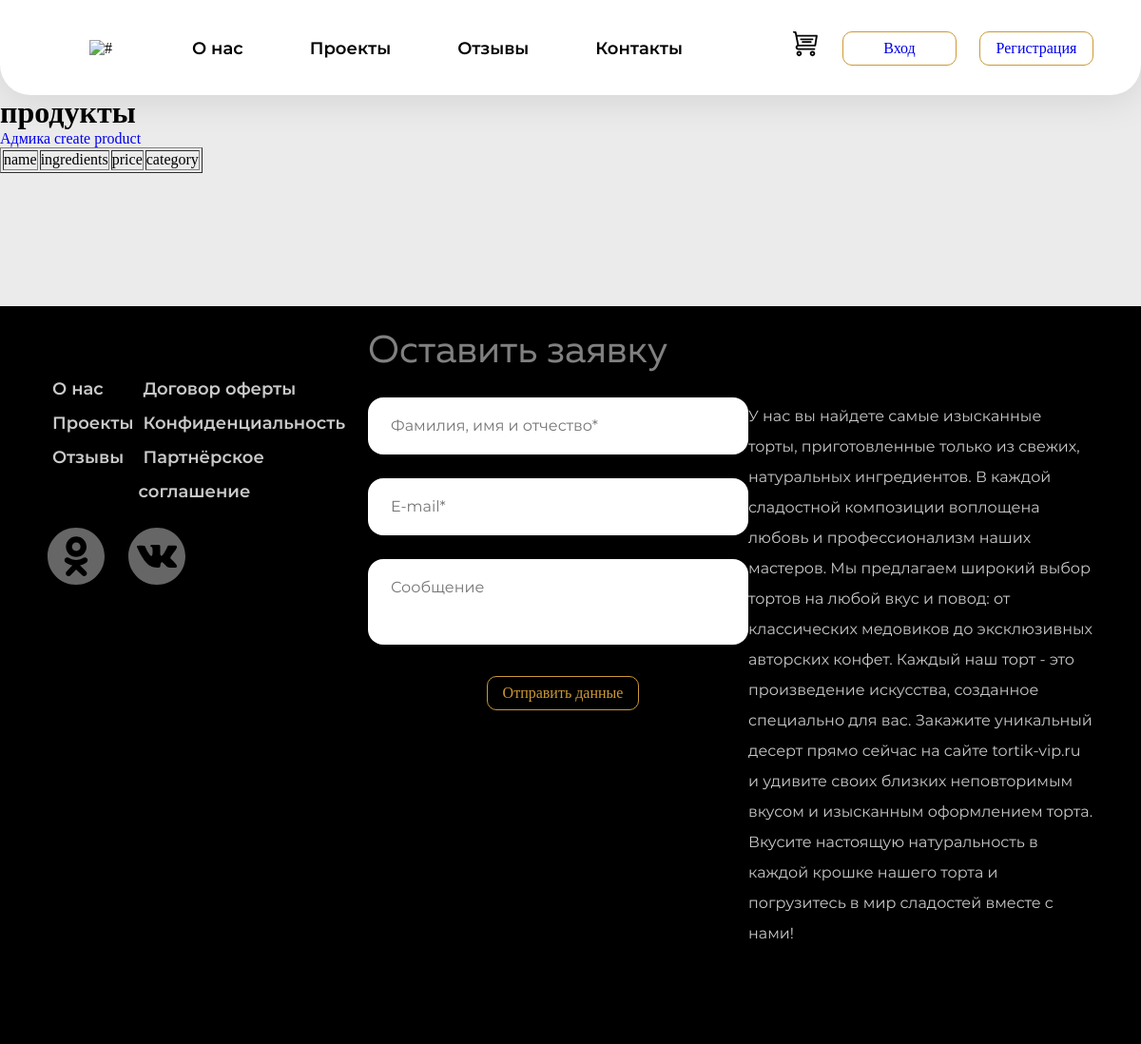
/site-admin/products/, run on an earlier commit of the app's database.
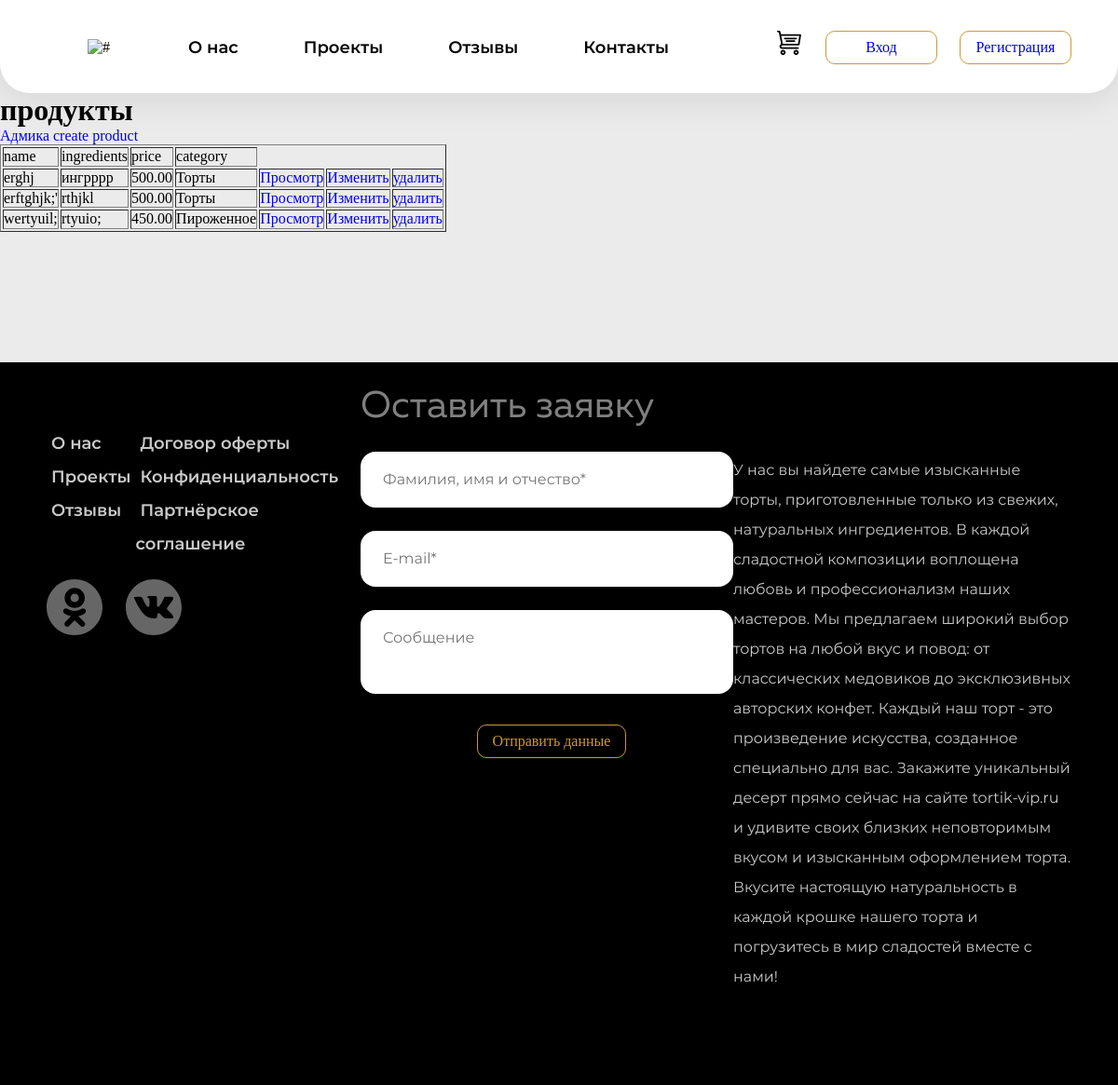
And on a later commit of the database.
### mainapp/models.py (models this page shows, shortened)
class Products(models.Model):
    name = models.TextField(verbose_name="Название", blank=True, unique=True)
    ingredients = models.CharField(verbose_name="Ингредиенты", max_length=128)
    quantity = models.PositiveIntegerField(verbose_name="Количество", default=0)
    price = models.DecimalField(verbose_name="Цена", max_digits=10, decimal_places=2)
    category = models.ForeignKey(ProductCategories, on_delete=models.CASCADE, verbose_name="Категория")
    class Meta:
        verbose_name_plural = "Продукты"

class ProductCategories(models.Model):
    name = models.CharField(max_length=64)
    def __str__(self):
        return self.name
    class Meta:
        verbose_name_plural = "Категории"

### adminapp/views.py (the view)
# urls.py: path("products/", ProductsListView.as_view(), name="products"),
class ProductsListView(ListView):
    model = Products
    template_name = "adminapp/products_admin.html"
    title =  "Админка | Товары"
    context_object_name = "products"

### adminapp/templates/adminapp/products_admin.html
{% extends 'mainapp/base.html' %}
{% load static %}
{% block content %}
    <h1>продукты</h1>
    <a href="{% url 'adminapp:index' %}">Адмика</a>
    <a href="{% url 'adminapp:product_create' %}">create product</a>
    <table border=1>
        <thead>
          <tr>
            <td>name</td>
            <td>ingredients</td>
            <td>price</td>
            <td>category</td>
          </tr>
        </thead>
        <tbody>
            {% for product in products %}
            <tr>
                <td>{{ product.name }}</td>
                <td>{{ product.ingredients }}</td>
                <td>{{ product.price }}</td>
                <td>{{ product.category }}</td>
                <td><a href="{% url 'mainapp:detail' product.id %}">Просмотр</a></td>
                <td><a href="{% url 'adminapp:product_update' product.id %}">Изменить</a></td>
                <td><a href="{% url 'adminapp:product_remove' product.id %}">удалить</a></td>
            </tr>
            {% endfor %}
        </tbody>
      </table>
{% endblock %}

What changed in the data, as far as the page shows it:
added Products: name "erghj", ingredients "ингрррр", price "500.00", category "Торты"
added Products: name "erftghjk;'", ingredients "rthjkl", price "500.00", category "Торты"
added Products: name "wertyuil;", ingredients "rtyuio;", price "450.00", category "Пироженное"
